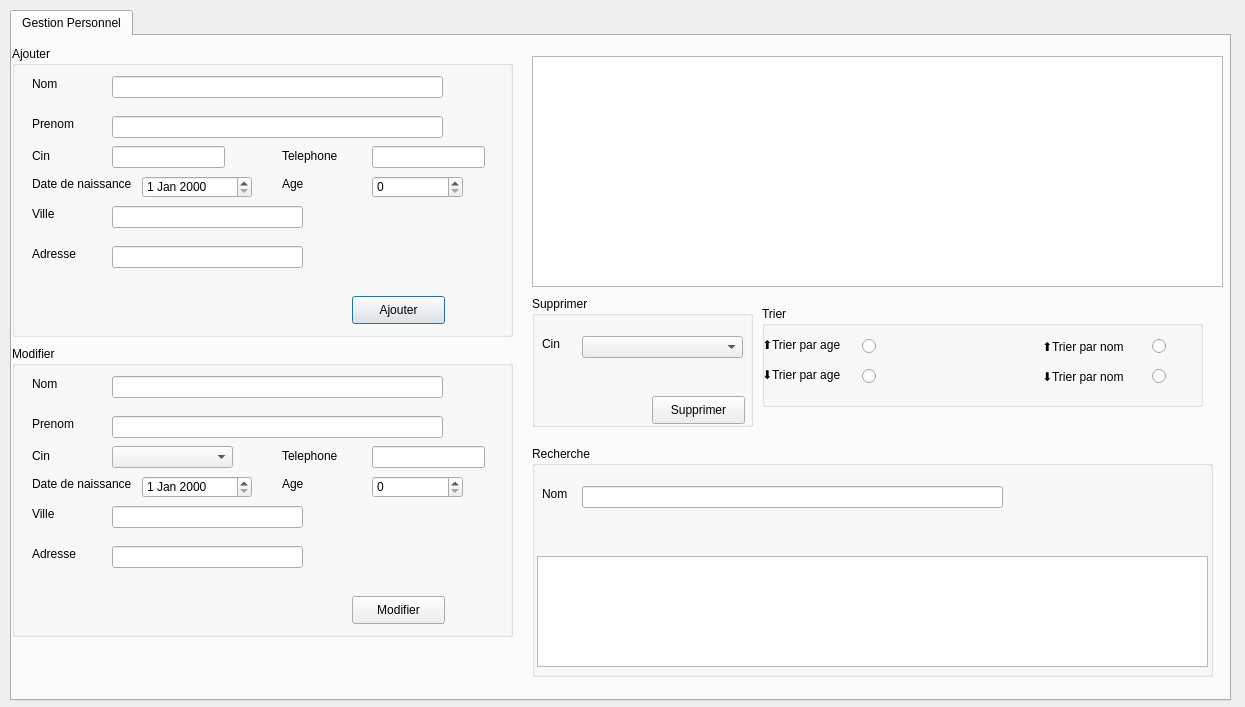
<?xml version="1.0" encoding="UTF-8"?>
<ui version="4.0">
 <class>Personnels</class>
 <widget class="QDialog" name="Personnels">
  <property name="geometry">
   <rect>
    <x>0</x>
    <y>0</y>
    <width>1245</width>
    <height>707</height>
   </rect>
  </property>
  <property name="windowTitle">
   <string>Dialog</string>
  </property>
  <widget class="QTabWidget" name="Gestion">
   <property name="geometry">
    <rect>
     <x>10</x>
     <y>10</y>
     <width>1221</width>
     <height>691</height>
    </rect>
   </property>
   <property name="currentIndex">
    <number>0</number>
   </property>
   <widget class="QWidget" name="tab_5">
    <attribute name="title">
     <string>Gestion Personnel</string>
    </attribute>
    <widget class="QGroupBox" name="groupBox_3">
     <property name="geometry">
      <rect>
       <x>0</x>
       <y>10</y>
       <width>501</width>
       <height>291</height>
      </rect>
     </property>
     <property name="title">
      <string>Ajouter</string>
     </property>
     <widget class="QLabel" name="label_18">
      <property name="geometry">
       <rect>
        <x>20</x>
        <y>200</y>
        <width>56</width>
        <height>16</height>
       </rect>
      </property>
      <property name="text">
       <string>Adresse</string>
      </property>
     </widget>
     <widget class="QLineEdit" name="nom">
      <property name="geometry">
       <rect>
        <x>100</x>
        <y>30</y>
        <width>331</width>
        <height>22</height>
       </rect>
      </property>
     </widget>
     <widget class="QLineEdit" name="ville">
      <property name="geometry">
       <rect>
        <x>100</x>
        <y>160</y>
        <width>191</width>
        <height>22</height>
       </rect>
      </property>
     </widget>
     <widget class="QLabel" name="label_19">
      <property name="geometry">
       <rect>
        <x>270</x>
        <y>130</y>
        <width>56</width>
        <height>16</height>
       </rect>
      </property>
      <property name="text">
       <string>Age</string>
      </property>
     </widget>
     <widget class="QLineEdit" name="cin">
      <property name="geometry">
       <rect>
        <x>100</x>
        <y>100</y>
        <width>113</width>
        <height>22</height>
       </rect>
      </property>
     </widget>
     <widget class="QLabel" name="label_20">
      <property name="geometry">
       <rect>
        <x>20</x>
        <y>30</y>
        <width>56</width>
        <height>16</height>
       </rect>
      </property>
      <property name="text">
       <string>Nom</string>
      </property>
     </widget>
     <widget class="QLabel" name="label_21">
      <property name="geometry">
       <rect>
        <x>20</x>
        <y>160</y>
        <width>56</width>
        <height>16</height>
       </rect>
      </property>
      <property name="text">
       <string>Ville</string>
      </property>
     </widget>
     <widget class="QLabel" name="label_22">
      <property name="geometry">
       <rect>
        <x>20</x>
        <y>100</y>
        <width>51</width>
        <height>20</height>
       </rect>
      </property>
      <property name="text">
       <string>Cin</string>
      </property>
     </widget>
     <widget class="QSpinBox" name="age">
      <property name="geometry">
       <rect>
        <x>360</x>
        <y>130</y>
        <width>91</width>
        <height>22</height>
       </rect>
      </property>
     </widget>
     <widget class="QLabel" name="label_23">
      <property name="geometry">
       <rect>
        <x>20</x>
        <y>70</y>
        <width>56</width>
        <height>16</height>
       </rect>
      </property>
      <property name="text">
       <string>Prenom</string>
      </property>
     </widget>
     <widget class="QLabel" name="label_24">
      <property name="geometry">
       <rect>
        <x>20</x>
        <y>130</y>
        <width>111</width>
        <height>16</height>
       </rect>
      </property>
      <property name="text">
       <string>Date de naissance</string>
      </property>
     </widget>
     <widget class="QLineEdit" name="prenom">
      <property name="geometry">
       <rect>
        <x>100</x>
        <y>70</y>
        <width>331</width>
        <height>22</height>
       </rect>
      </property>
     </widget>
     <widget class="QLineEdit" name="adresse">
      <property name="geometry">
       <rect>
        <x>100</x>
        <y>200</y>
        <width>191</width>
        <height>22</height>
       </rect>
      </property>
     </widget>
     <widget class="QPushButton" name="pb_ajouter">
      <property name="geometry">
       <rect>
        <x>340</x>
        <y>250</y>
        <width>93</width>
        <height>28</height>
       </rect>
      </property>
      <property name="text">
       <string>Ajouter</string>
      </property>
     </widget>
     <widget class="QDateEdit" name="date_naissance">
      <property name="geometry">
       <rect>
        <x>130</x>
        <y>130</y>
        <width>110</width>
        <height>22</height>
       </rect>
      </property>
     </widget>
     <widget class="QLabel" name="label_25">
      <property name="geometry">
       <rect>
        <x>270</x>
        <y>100</y>
        <width>71</width>
        <height>20</height>
       </rect>
      </property>
      <property name="text">
       <string>Telephone</string>
      </property>
     </widget>
     <widget class="QLineEdit" name="telephone">
      <property name="geometry">
       <rect>
        <x>360</x>
        <y>100</y>
        <width>113</width>
        <height>22</height>
       </rect>
      </property>
     </widget>
    </widget>
    <widget class="QGroupBox" name="groupBox_5">
     <property name="geometry">
      <rect>
       <x>0</x>
       <y>310</y>
       <width>501</width>
       <height>291</height>
      </rect>
     </property>
     <property name="title">
      <string>Modifier</string>
     </property>
     <widget class="QLabel" name="label_26">
      <property name="geometry">
       <rect>
        <x>20</x>
        <y>200</y>
        <width>56</width>
        <height>16</height>
       </rect>
      </property>
      <property name="text">
       <string>Adresse</string>
      </property>
     </widget>
     <widget class="QLineEdit" name="nom_2">
      <property name="geometry">
       <rect>
        <x>100</x>
        <y>30</y>
        <width>331</width>
        <height>22</height>
       </rect>
      </property>
     </widget>
     <widget class="QLineEdit" name="ville_2">
      <property name="geometry">
       <rect>
        <x>100</x>
        <y>160</y>
        <width>191</width>
        <height>22</height>
       </rect>
      </property>
     </widget>
     <widget class="QLabel" name="label_27">
      <property name="geometry">
       <rect>
        <x>270</x>
        <y>130</y>
        <width>56</width>
        <height>16</height>
       </rect>
      </property>
      <property name="text">
       <string>Age</string>
      </property>
     </widget>
     <widget class="QLabel" name="label_28">
      <property name="geometry">
       <rect>
        <x>20</x>
        <y>30</y>
        <width>56</width>
        <height>16</height>
       </rect>
      </property>
      <property name="text">
       <string>Nom</string>
      </property>
     </widget>
     <widget class="QLabel" name="label_29">
      <property name="geometry">
       <rect>
        <x>20</x>
        <y>160</y>
        <width>56</width>
        <height>16</height>
       </rect>
      </property>
      <property name="text">
       <string>Ville</string>
      </property>
     </widget>
     <widget class="QLabel" name="label_30">
      <property name="geometry">
       <rect>
        <x>20</x>
        <y>100</y>
        <width>51</width>
        <height>20</height>
       </rect>
      </property>
      <property name="text">
       <string>Cin</string>
      </property>
     </widget>
     <widget class="QSpinBox" name="age_2">
      <property name="geometry">
       <rect>
        <x>360</x>
        <y>130</y>
        <width>91</width>
        <height>22</height>
       </rect>
      </property>
     </widget>
     <widget class="QLabel" name="label_31">
      <property name="geometry">
       <rect>
        <x>20</x>
        <y>70</y>
        <width>56</width>
        <height>16</height>
       </rect>
      </property>
      <property name="text">
       <string>Prenom</string>
      </property>
     </widget>
     <widget class="QLabel" name="label_32">
      <property name="geometry">
       <rect>
        <x>20</x>
        <y>130</y>
        <width>111</width>
        <height>16</height>
       </rect>
      </property>
      <property name="text">
       <string>Date de naissance</string>
      </property>
     </widget>
     <widget class="QLineEdit" name="prenom_2">
      <property name="geometry">
       <rect>
        <x>100</x>
        <y>70</y>
        <width>331</width>
        <height>22</height>
       </rect>
      </property>
     </widget>
     <widget class="QLineEdit" name="adresse_2">
      <property name="geometry">
       <rect>
        <x>100</x>
        <y>200</y>
        <width>191</width>
        <height>22</height>
       </rect>
      </property>
     </widget>
     <widget class="QPushButton" name="pb_modifier">
      <property name="geometry">
       <rect>
        <x>340</x>
        <y>250</y>
        <width>93</width>
        <height>28</height>
       </rect>
      </property>
      <property name="text">
       <string>Modifier</string>
      </property>
     </widget>
     <widget class="QDateEdit" name="date_naissance_2">
      <property name="geometry">
       <rect>
        <x>130</x>
        <y>130</y>
        <width>110</width>
        <height>22</height>
       </rect>
      </property>
     </widget>
     <widget class="QLabel" name="label_33">
      <property name="geometry">
       <rect>
        <x>270</x>
        <y>100</y>
        <width>71</width>
        <height>20</height>
       </rect>
      </property>
      <property name="text">
       <string>Telephone</string>
      </property>
     </widget>
     <widget class="QLineEdit" name="telephone_2">
      <property name="geometry">
       <rect>
        <x>360</x>
        <y>100</y>
        <width>113</width>
        <height>22</height>
       </rect>
      </property>
     </widget>
     <widget class="QComboBox" name="comboBox_cin_modi">
      <property name="geometry">
       <rect>
        <x>100</x>
        <y>100</y>
        <width>121</width>
        <height>22</height>
       </rect>
      </property>
     </widget>
    </widget>
    <widget class="QTableView" name="tableView">
     <property name="geometry">
      <rect>
       <x>520</x>
       <y>20</y>
       <width>691</width>
       <height>231</height>
      </rect>
     </property>
     <property name="styleSheet">
      <string notr="true">font: 8pt &quot;Arial Narrow&quot;;
border-color: qlineargradient(spread:pad, x1:0.974, y1:0.960227, x2:1, y2:1, stop:0.995652 rgba(0, 212, 73, 255), stop:1 rgba(255, 255, 255, 255));</string>
     </property>
    </widget>
    <widget class="QGroupBox" name="groupBox_2">
     <property name="geometry">
      <rect>
       <x>520</x>
       <y>260</y>
       <width>221</width>
       <height>131</height>
      </rect>
     </property>
     <property name="title">
      <string>Supprimer</string>
     </property>
     <widget class="QLabel" name="label_9">
      <property name="geometry">
       <rect>
        <x>10</x>
        <y>40</y>
        <width>31</width>
        <height>16</height>
       </rect>
      </property>
      <property name="text">
       <string>Cin</string>
      </property>
     </widget>
     <widget class="QPushButton" name="pushButton_2">
      <property name="geometry">
       <rect>
        <x>120</x>
        <y>100</y>
        <width>93</width>
        <height>28</height>
       </rect>
      </property>
      <property name="text">
       <string>Supprimer</string>
      </property>
     </widget>
     <widget class="QComboBox" name="comboBox_supp">
      <property name="geometry">
       <rect>
        <x>50</x>
        <y>40</y>
        <width>161</width>
        <height>22</height>
       </rect>
      </property>
     </widget>
    </widget>
    <widget class="QGroupBox" name="groupBox">
     <property name="geometry">
      <rect>
       <x>750</x>
       <y>270</y>
       <width>441</width>
       <height>101</height>
      </rect>
     </property>
     <property name="title">
      <string>Trier</string>
     </property>
     <widget class="QLabel" name="label">
      <property name="geometry">
       <rect>
        <x>0</x>
        <y>30</y>
        <width>101</width>
        <height>16</height>
       </rect>
      </property>
      <property name="text">
       <string>⬆Trier par age</string>
      </property>
     </widget>
     <widget class="QRadioButton" name="tri_ageh">
      <property name="geometry">
       <rect>
        <x>100</x>
        <y>30</y>
        <width>21</width>
        <height>20</height>
       </rect>
      </property>
      <property name="text">
       <string/>
      </property>
     </widget>
     <widget class="QLabel" name="label_2">
      <property name="geometry">
       <rect>
        <x>280</x>
        <y>30</y>
        <width>101</width>
        <height>20</height>
       </rect>
      </property>
      <property name="text">
       <string>⬆Trier par nom</string>
      </property>
     </widget>
     <widget class="QRadioButton" name="tri_nomh">
      <property name="geometry">
       <rect>
        <x>390</x>
        <y>30</y>
        <width>16</width>
        <height>20</height>
       </rect>
      </property>
      <property name="text">
       <string/>
      </property>
     </widget>
     <widget class="QLabel" name="label_3">
      <property name="geometry">
       <rect>
        <x>280</x>
        <y>60</y>
        <width>101</width>
        <height>20</height>
       </rect>
      </property>
      <property name="text">
       <string>⬇Trier par nom</string>
      </property>
     </widget>
     <widget class="QRadioButton" name="tri_nomb">
      <property name="geometry">
       <rect>
        <x>390</x>
        <y>60</y>
        <width>21</width>
        <height>20</height>
       </rect>
      </property>
      <property name="text">
       <string/>
      </property>
     </widget>
     <widget class="QRadioButton" name="tri_ageb">
      <property name="geometry">
       <rect>
        <x>100</x>
        <y>60</y>
        <width>21</width>
        <height>20</height>
       </rect>
      </property>
      <property name="text">
       <string/>
      </property>
     </widget>
     <widget class="QLabel" name="label_4">
      <property name="geometry">
       <rect>
        <x>0</x>
        <y>60</y>
        <width>101</width>
        <height>16</height>
       </rect>
      </property>
      <property name="text">
       <string>⬇Trier par age</string>
      </property>
     </widget>
    </widget>
    <widget class="QGroupBox" name="groupBox_4">
     <property name="geometry">
      <rect>
       <x>520</x>
       <y>410</y>
       <width>681</width>
       <height>231</height>
      </rect>
     </property>
     <property name="title">
      <string>Recherche</string>
     </property>
     <widget class="QTableView" name="tableView_2">
      <property name="geometry">
       <rect>
        <x>5</x>
        <y>110</y>
        <width>671</width>
        <height>111</height>
       </rect>
      </property>
     </widget>
     <widget class="QLabel" name="label_5">
      <property name="geometry">
       <rect>
        <x>10</x>
        <y>40</y>
        <width>31</width>
        <height>16</height>
       </rect>
      </property>
      <property name="text">
       <string>Nom</string>
      </property>
     </widget>
     <widget class="QLineEdit" name="nom_recherche">
      <property name="geometry">
       <rect>
        <x>50</x>
        <y>40</y>
        <width>421</width>
        <height>22</height>
       </rect>
      </property>
     </widget>
    </widget>
   </widget>
  </widget>
 </widget>
 <resources/>
 <connections/>
</ui>
